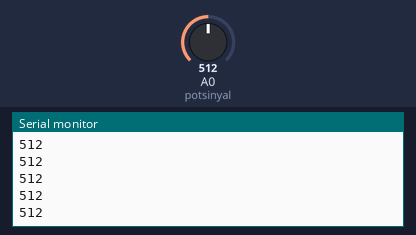
Recording of a sketch running on a simulated Arduino Uno, built with avr-gcc and run on an emulated ATmega328P. Parts: the last lines printed to the serial monitor. Inputs (shaded band) come from the test bench; at power-on: A0 (potsinyal) = 512.

Above: at 1.2 s.
1.3 s: A0 (potsinyal) set to 716
At 1.68 s:
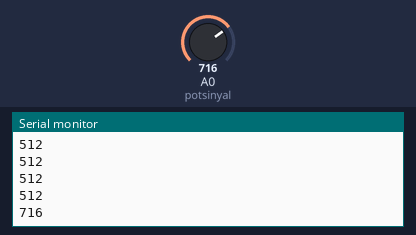
2.8 s: A0 (potsinyal) set to 900
At 2.93 s:
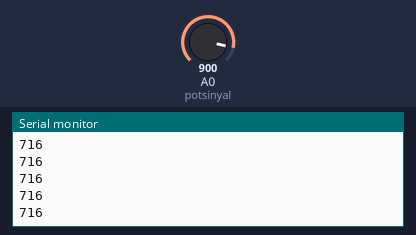
Timing chart, 0 to 5.8 s (numbered marks = the images above; inputs shaded):
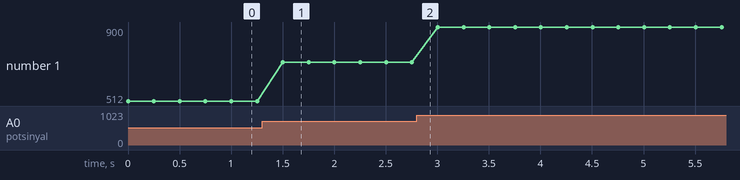

The sketch:

xczczczxc.ino
```cpp
#define potsinyal A0


int deger = 0;


void setup()
{
  Serial.begin(9600);


}

void loop()
{
  deger = analogRead(potsinyal);


  Serial.println(deger);


  delay(250);
}
```

Measured:
- after the input at 1.3 s, the serial monitor: prints a new line after 0.20 s (image 1)
- plotted number 1: 512 → 716 after the input at 1.3 s, 716 → 900 after the input at 2.8 s
